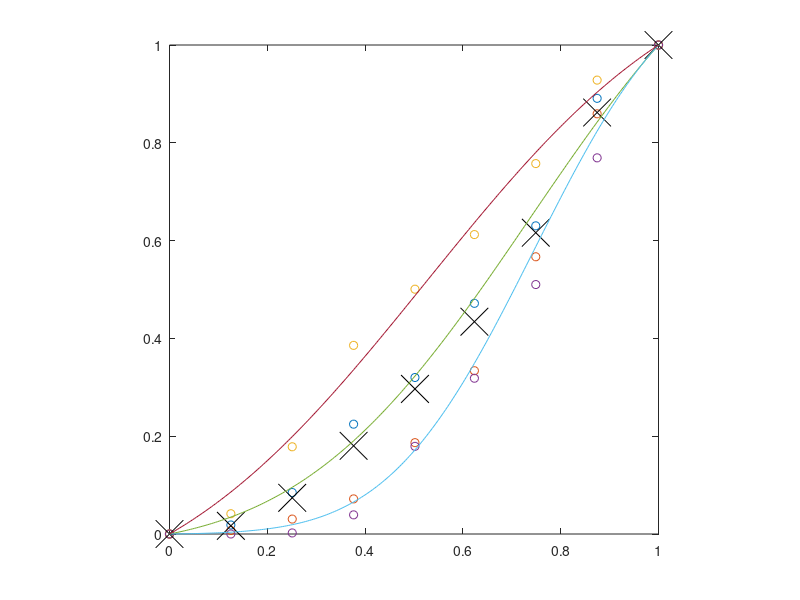
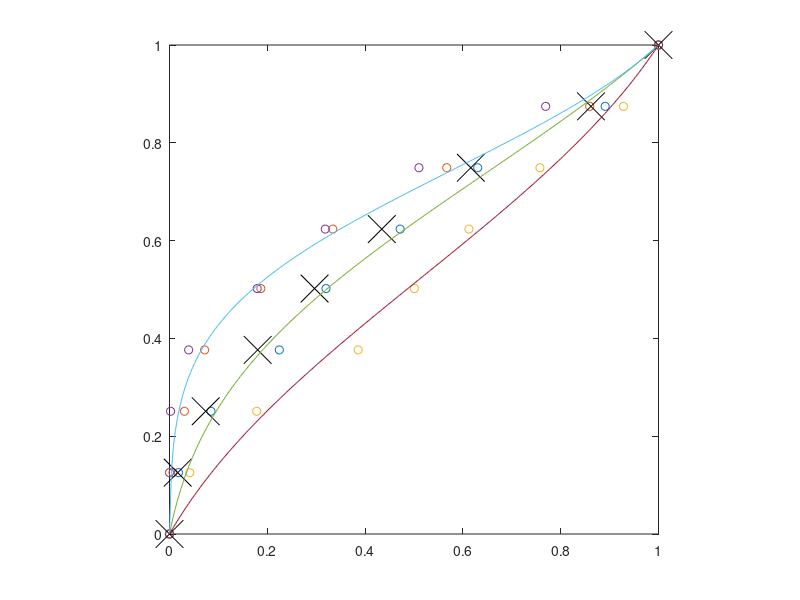

Write the MATLAB code that produced these figures, in order.
function process_201130719_scanner;% calibration taken on PR650 luminometer, 01/Dec/2010, for new long cablex = fliplr([255 223 191 159 128 96 64 32 0])'./255;% yi = [NaN   NaN      NaN     NaN;...%       4.65    8.04      4.17     NaN;...%       12.1    36.9      8.09     49.9;...%       25.4    97.2      17.0     131;...%       45.0    186       29.5     252;...%       63.6    273       41.6     372;...  %       85.8    381       56.5     560;...%       114     536       75.6     712;...%       147     793       99.8     1022];% % yi = [6.6   6.6      6.6     6.6;...%       8.4    10.7      8.26     14.1;...%       22.3    45.9      16     70.8;...%       59    146      36     225;...%       129    368       75     551;...%       218    656       121     956;...  %       280    1007       178     1453;...%       363     1613       250     2078;...%       437     2316       296     3018];      yi = [1.2   1.2      1.2     1.2;...      12    24.5      27.2     1.2;...      51    101      113    12;...      133    236      243     196;...      189    612       315     893;...      278    1093       385     1586;...        371    1855       476     2539;...      524     2811       583     3828;...      588     3271       628     4976];  % d = sum(yi(:,[1:3]),2)-yi(:,4); % diff RGB - white% d = median(d(3:end));% yi(1,:) = d./3; % RGB is higher due to 3x black leakage% yi(2,4) = sum(yi(2,1:3))-d;y = yi;%       % % interp NaN assume similar curves% Yint = yi;% %Yint(:,[2 4])=0;% for n=2%     X = [yi(:,n) zeros(size(yi(:,1)))];%     Y = yi(:,2);%     B = pinv(X(2:9,:))*Y(2:9);%     Yint(:,1) = Yint(:,1)+(X*B)./2;% end% % % % replace only iffy values% y = yi;% %y(8:9,2) = Yint(8:9,2);y = y-mean(yi(1,:));y = y ./ (ones(size(y,1),1)*max(y));% precision = bitsbits = 8;ngamma = 2.^bits;% fitxint = linspace(0,1,ngamma)';for n=1:3,    p{n} = fminsearch(@(a) cumgaussfit(a,x,y(:,n)),[0.5 0.2]');    yint(:,n) = cumulativegaussian(xint,p{n}(1),p{n}(2));    yint(:,n)=yint(:,n)-min(yint(:,n));    yint(:,n)=yint(:,n)./max(yint(:,n));end% invertcmapMax = ngamma-1;gamma = zeros(cmapMax+1,3);precise = (0:0.01:cmapMax)'/cmapMax; for jj = 1:3	tmp = cumulativegaussian(precise,p{jj}(1),p{jj}(2));    tmp = tmp-min(tmp); tmp = tmp./max(tmp);	for ii=0:cmapMax;		[junk placetmp] = min(abs(ii/cmapMax-tmp));		gamma(ii+1,jj) = precise(placetmp);	endendgamma(gamma>1)=1;gamma(gamma<0)=0;% plot gammafigure(1);clf;X = [0:255]'./255;plot(x,y,'o');hold on;plot(x,mean(y,2),'kx','MarkerSize',20);hold on;plot(xint,yint);axis([0 1 0 1]);axis square;% plot inverted gammafigure(2);clf;plot(y,x,'o');hold on;plot(mean(y,2),x,'kx','MarkerSize',20);hold on;plot(xint,gamma);axis([0 1 0 1]);axis square;yint(yint>1)=1;yint(yint<0)=0;gammaTable = round(gamma.*cmapMax);gamma = gammaTable./(ngamma-1);save('gamma.mat','gamma','gammaTable');returnfunction [e]=cumgaussfit(p,x,y)f=cumulativegaussian(x,p(1),p(2));f=f-min(f);f=f./max(f);e=norm(y-f);returnfunction y = cumulativegaussian(x,mu,sigma)y = 0.5 * erfc( (mu - x) ./ (sigma * sqrt(2)));y(y<0) = 0;y(y>1) = 1;return